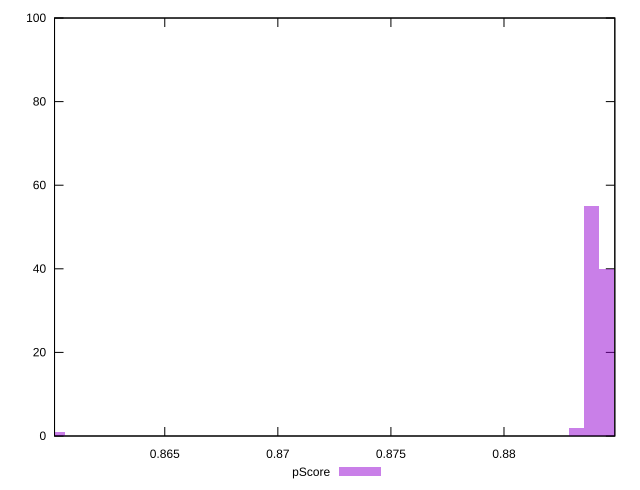

Write the gnuplot code that produced this figure.
reset

$pScore <<EOF
0.8602695625656775 1
0.8838662982159899 55
0.8845404906631418 40
0.8831921057688382 2
0.8852146831102936 2
EOF

set key outside below
set boxwidth 0.0006741924471517849
set xrange [0.8601256929120797:0.8849009391883264]
set yrange [0:100]
set trange [0:100]
set style fill transparent solid 0.5 noborder
set terminal svg size 640, 490 enhanced background rgb 'white'
set output "reports/report_00033_2021-03-01T14-23-16.841Z/first-contentful-paint/samples/astro-cached/pScore/histogram.svg"

plot $pScore title "pScore" with boxes

reset
